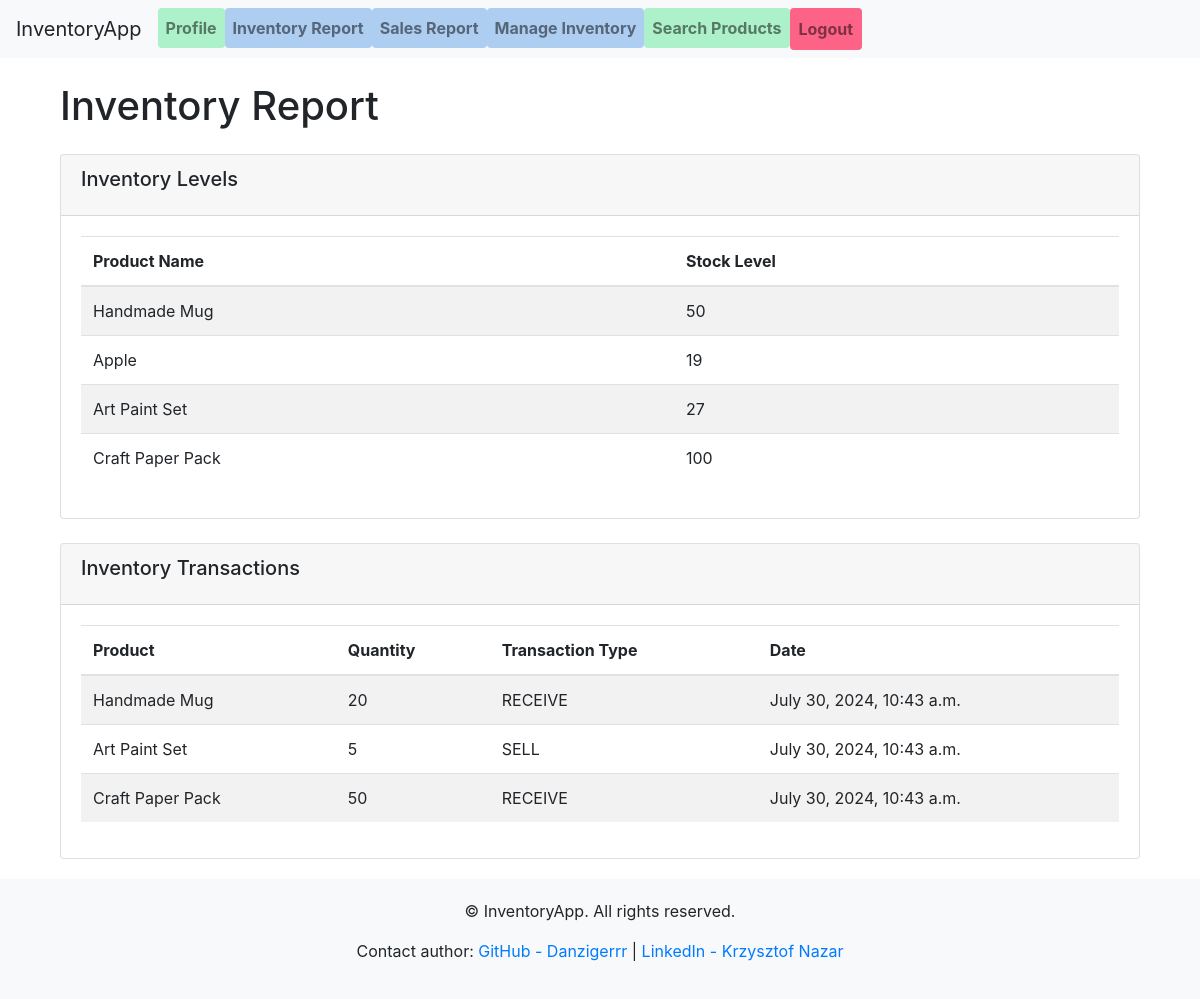
Before: /sales/inventory_report/ (signed in) with the older database file.
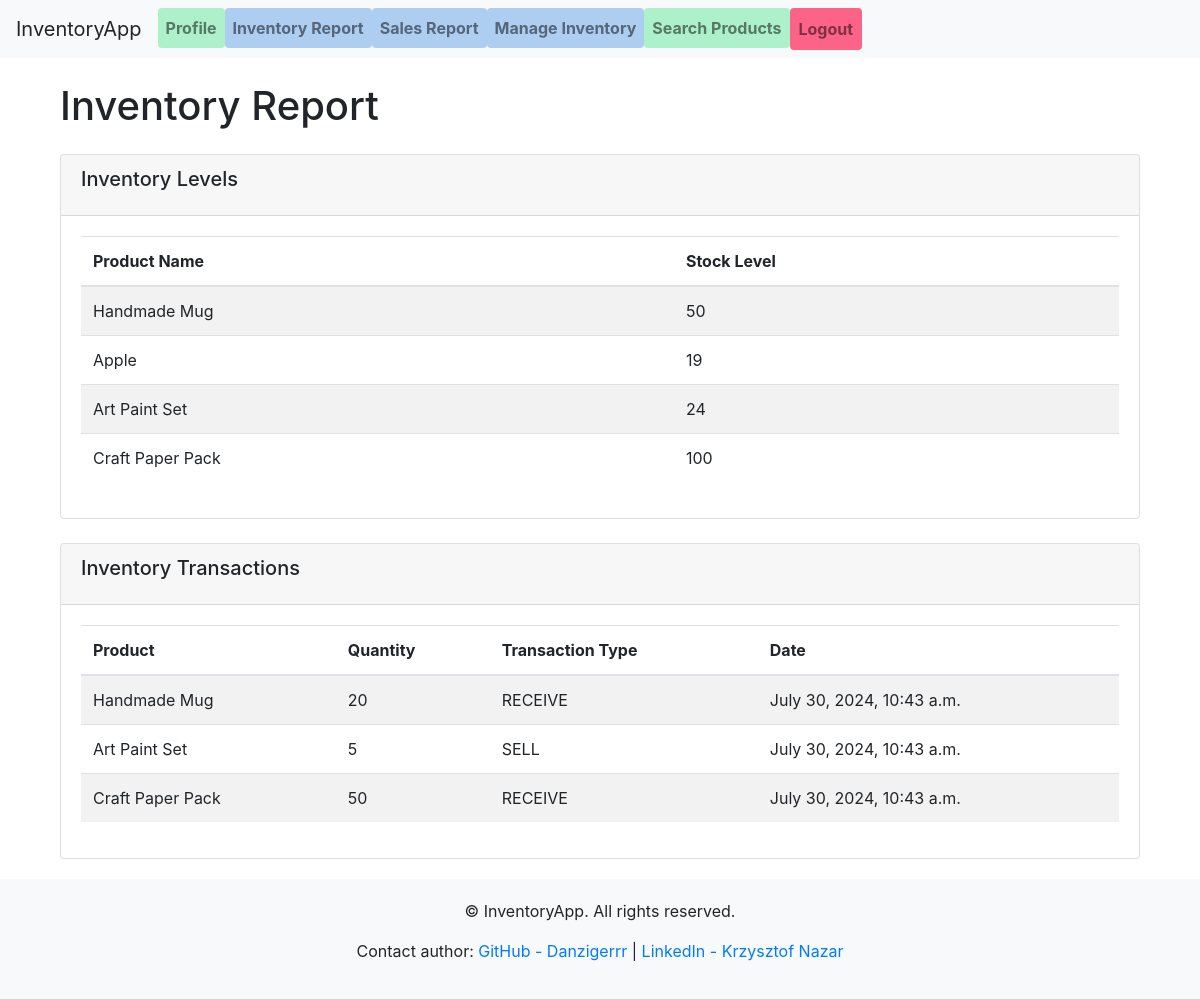
After: the same page with the newer database file.
### inventory/models.py (models this page shows, shortened)
class Product(models.Model):
    name = models.CharField(max_length=255)
    description = models.TextField(blank=True, null=True)
    price = models.DecimalField(max_digits=10, decimal_places=2)
    stock = models.PositiveIntegerField(default=0)

### sales/views.py (the view)
# urls.py: path('inventory_report/', views.inventory_report, name='inventory_report'),
@login_required
def inventory_report(request):
    if not is_admin(request.user):
        raise PermissionDenied
    transactions = InventoryTransaction.objects.all()
    inventory_levels = Product.objects.all()
    context = {
        'transactions': transactions,
        'inventory_levels': inventory_levels,
    }
    return render(request, 'sales/inventory_report.html', context)

### sales/views.py (called while the page is built)
def is_admin(user):
    return user.is_superuser

### templates/sales/inventory_report.html (shortened to what this page needs)
{% extends 'base.html' %}
{% block content %}
    <div class="container mt-4">
        <h1 class="mb-4">Inventory Report</h1>
        <div class="card mb-4">
            <div class="card-header">
                <h5 class="card-title">Inventory Levels</h5>
            </div>
            <div class="card-body">
                <table class="table table-striped">
                    <thead>
                    <tr>
                        <th>Product Name</th>
                        <th>Stock Level</th>
                    </tr>
                    </thead>
                    <tbody>
                    {% for product in inventory_levels %}
                        <tr>
                            <td>{{ product.name }}</td>
                            <td>{{ product.stock }}</td>
                        </tr>
                    {% endfor %}
                    </tbody>
                </table>
            </div>
        </div>
        <div class="card">
            <div class="card-header">
                <h5 class="card-title">Inventory Transactions</h5>
            </div>
            <div class="card-body">
                <table class="table table-striped">
                    <thead>
                    <tr>
                        <th>Product</th>
                        <th>Quantity</th>
                        <th>Transaction Type</th>
                        <th>Date</th>
                    </tr>
                    </thead>
                    <tbody>
                    {% for transaction in transactions %}
                        <tr>
                            <td>{{ transaction.product.name }}</td>
                            <td>{{ transaction.quantity }}</td>
                            <td>{{ transaction.transaction_type }}</td>
                            <td>{{ transaction.date }}</td>
                        </tr>
                    {% endfor %}
                    </tbody>
                </table>
            </div>
        </div>
    </div>
{% endblock %}

Changed rows visible on the page:
changed Product "Art Paint Set": stock "27" → "24"
